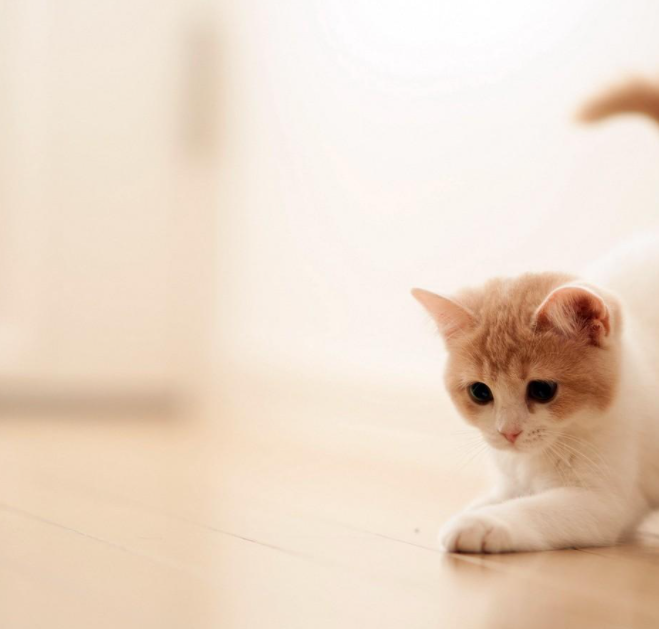
#> input picture 1.png, 659 x 629 px
$ python test1.py
#> lines starting #> are read from the running program, lines starting #| are printed output that depends on the picture
import numpy as np
import cv2

# 用于平滑灰度直方图
def smooth1d(line, k_size=11, n=1):
    for i in range(n):
        line = np.convolve(line, np.ones((k_size,))/k_size, mode='same')
    return line

# 寻找峰值，ignore用于忽略部分像素，多峰情况
def findPeak(line, ignore=100):
    peak = []
    trough = []
    for i in range(ignore, len(line) - 1):
        if line[i] == 0:
            continue
        if line[i] > 0 and line[i+1] < 0:
            peak.append(i)
        elif line[i] < 0 and line[i+1] > 0:
            trough.append(i)

    return np.array(peak), np.array(trough)

def twoMode(img_gray):
    hist, bins = np.histogram(img_gray.ravel(), bins=256, range=(0, 256))
    hist = smooth1d(hist, n=3)
    s = np.sign(np.diff(np.insert(hist, 0, values=0)))
    peak, trough = findPeak(s)
    peak = peak[np.argsort(hist[peak])[-2:]]
    trough = np.clip(trough, a_min=np.min(peak), a_max=np.max(peak))
    trough = trough[np.argmin(hist[trough])]

    print('2-mode:', trough)

    return trough

image = cv2.imread('../1.png')
#> image is the input picture: shape (629, 659, 3); mean B, G, R 199.2, 216.3, 235
t=twoMode(image)
#> in twoMode, `hist, bins = np.histogram(img_gray.ravel(), bins=256, range=(0, 256))`: hist = 256 values, max 39299 at index 240, min 77 at index 17, mean 4857.6; bins = 257 values from 0 to 256
#> after the loop in smooth1d, `for i in range(n):`: line = 256 values, max 28567.5 at index 243, min 57.52 at index 0, mean 4640.1
#> in twoMode, `hist = smooth1d(hist, n=3)`: hist has the same summary as line in smooth1d
#> in twoMode, `s = np.sign(np.diff(np.insert(hist, 0, values=0)))`: s = 256 values, max 1 at index 0, min -1 at index 9, mean 0.758
#> after the loop in findPeak, `for i in range(ignore, len(line) - 1):`: peak = [187, 214, 243]; trough = [191, 221]
#> in twoMode, `peak, trough = findPeak(s)`: peak = [187, 214, 243]; trough = [191, 221]
#> in twoMode, `peak = peak[np.argsort(hist[peak])[-2:]]`: peak = [214, 243]
#> in twoMode, `trough = np.clip(trough, a_min=np.min(peak), a_max=np.max(peak))`: trough = [214, 221]
#> in twoMode, `trough = trough[np.argmin(hist[trough])]`: trough = 221
#| 2-mode: 221
#> t = 221
print(t)
#| 221

for i in range(len(image)):
    a=image[i];
    for j in range(len(a)):
        b=a[j];
        for k in range(len(b)):
            c=b[k];
            if(image[i,j,k]<t):
                image[i,j,k]=0;
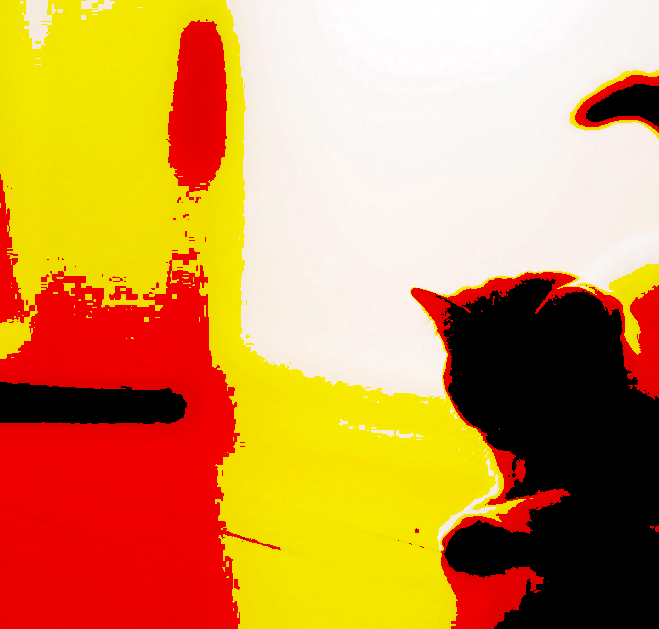
#> image: shape (629, 659, 3); mean B, G, R 77.5, 147.3, 206.3

cv2.imshow('cat',image)

$ run again, with 2.png copied over 1.png
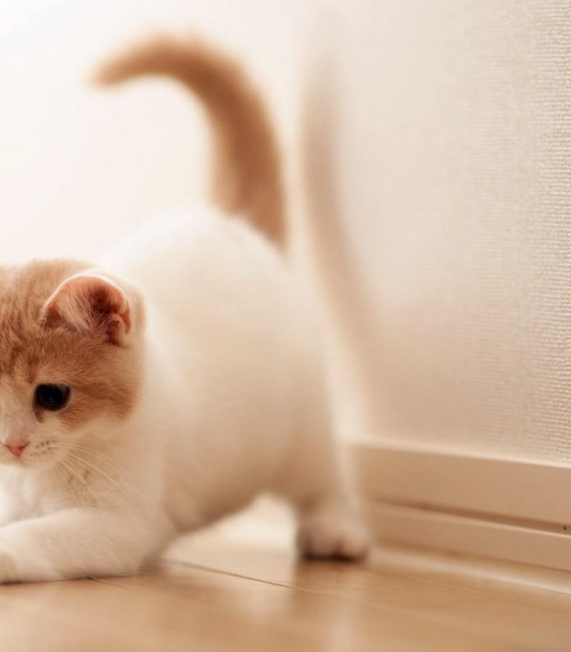
#> input picture 2.png, 571 x 652 px
#> image is the input picture: shape (652, 571, 3); mean B, G, R 161.5, 184.3, 212.4
#> in twoMode, `hist, bins = np.histogram(img_gray.ravel(), bins=256, range=(0, 256))`: hist = 256 values, max 17195 at index 249, min 65 at index 255, mean 4362.8; bins = 257 values from 0 to 256
#> after the loop in smooth1d, `for i in range(n):`: line = 256 values, max 10884.8 at index 207, min 53.86 at index 0, mean 4322.5
#> in twoMode, `hist = smooth1d(hist, n=3)`: hist has the same summary as line in smooth1d
#> s = 256 values, max 1 at index 0, min -1 at index 11, mean 0.508
#> after the loop in findPeak, `for i in range(ignore, len(line) - 1):`: peak = [111, 152, 207, 235]; trough = [125, 162, 224]
#> in twoMode, `peak, trough = findPeak(s)`: peak = [111, 152, 207, 235]; trough = [125, 162, 224]
#> in twoMode, `peak = peak[np.argsort(hist[peak])[-2:]]`: peak = [235, 207]
#> in twoMode, `trough = np.clip(trough, a_min=np.min(peak), a_max=np.max(peak))`: trough = [207, 207, 224]
#> in twoMode, `trough = trough[np.argmin(hist[trough])]`: trough = 224
#| 2-mode: 224
#| 224
#> after the loop `for i in range(len(image)):`:
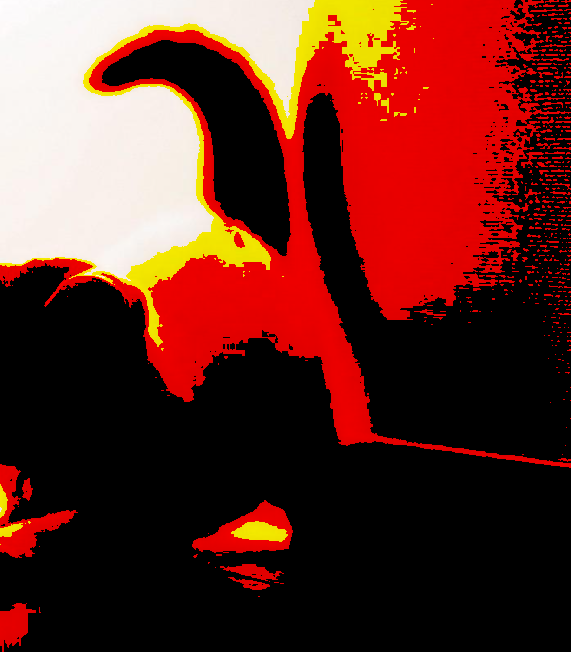
#> image: shape (652, 571, 3); mean B, G, R 32.8, 42.4, 99.6

$ run again, with 2.jpg saved as 1.png
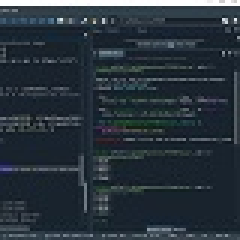
#> input picture 2.jpg, 80 x 80 px (shown 3 times larger)
#> image is the input picture: shape (80, 80, 3); mean B, G, R 60.3, 51.3, 40.7
#> in twoMode, `hist, bins = np.histogram(img_gray.ravel(), bins=256, range=(0, 256))`: hist = 256 values, max 972 at index 35, min 0 at index 0, mean 75; bins = 257 values from 0 to 256
#> after the loop in smooth1d, `for i in range(n):`: line = 256 values, max 451.1 at index 38, min 0.267 at index 170, mean 73.98
#> in twoMode, `hist = smooth1d(hist, n=3)`: hist has the same summary as line in smooth1d
#> s = 256 values, max 1 at index 0, min -1 at index 39, mean -0.258
#> after the loop in findPeak, `for i in range(ignore, len(line) - 1):`: peak = [184, 207, 250]; trough = [170, 193, 222]
#> in twoMode, `peak, trough = findPeak(s)`: peak = [184, 207, 250]; trough = [170, 193, 222]
#> in twoMode, `peak = peak[np.argsort(hist[peak])[-2:]]`: peak = [207, 250]
#> in twoMode, `trough = np.clip(trough, a_min=np.min(peak), a_max=np.max(peak))`: trough = [207, 207, 222]
#> in twoMode, `trough = trough[np.argmin(hist[trough])]`: trough = 222
#| 2-mode: 222
#| 222
#> the loop `for i in range(len(image)):` made 80 passes
#> after the loop `for i in range(len(image)):`:
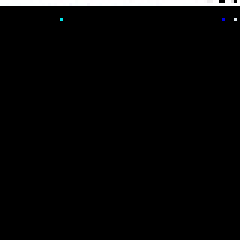
#> image: shape (80, 80, 3) (shown 3 times larger); mean B, G, R 6.3, 6.3, 6.2
